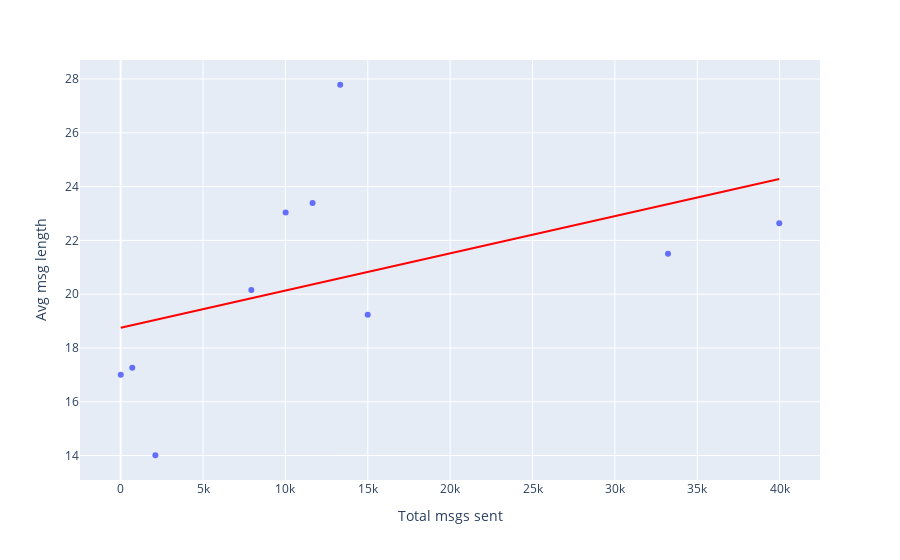

Here is the notebook cell this chart was saved with:
### Markdown cell above
## Does average message length correlate with the number of messages sent?

### Code cell
fig = px.scatter(msg_stats, y = 'Avg msg length', x = 'Total msgs sent', trendline = 'ols', trendline_color_override = 'red')
fig.show()
cor = msg_stats.corr().iloc[0,1]
cor = msg_stats.corr().loc['Total msgs sent', 'Avg msg length']
print('The correlation is', cor)

### Figure 1 — Plotly figure (JSON) as saved in the notebook; plotly's stock layout.template omitted (floating-point values rounded to 4 significant figures)
{"data": [{"hoverlabel": {"namelength": 0}, "hovertemplate": "Total msgs sent=%{x}<br>Avg msg length=%{y}", "legendgroup": "", "marker": {"color": "#636efa", "symbol": "circle"}, "mode": "markers", "name": "", "showlegend": false, "type": "scatter", "x": [13328, 14998, 33226, 11651, 39977, 7933, 10016, 2110, 7, 705], "xaxis": "x", "y": [27.79, 19.23, 21.5, 23.39, 22.64, 20.16, 23.04, 14.01, 17, 17.26], "yaxis": "y"}, {"hoverlabel": {"namelength": 0}, "hovertemplate": "<b>OLS trendline</b><br>Avg msg length = 0.000138455 * Total msgs sent + 18.747<br>R<sup>2</sup>=0.221242<br><br>Total msgs sent=%{x}<br>Avg msg length=%{y} <b>(trend)</b>", "legendgroup": "", "line": {"color": "red"}, "marker": {"color": "#636efa", "symbol": "circle"}, "mode": "lines", "name": "", "showlegend": false, "type": "scatter", "x": [7, 705, 2110, 7933, 10016, 11651, 13328, 14998, 33226, 39977], "xaxis": "x", "y": [18.75, 18.84, 19.04, 19.85, 20.13, 20.36, 20.59, 20.82, 23.35, 24.28], "yaxis": "y"}], "layout": {"legend": {"tracegroupgap": 0}, "margin": {"t": 60}, "xaxis": {"anchor": "y", "domain": [0, 1], "title": {"text": "Total msgs sent"}}, "yaxis": {"anchor": "x", "domain": [0, 1], "title": {"text": "Avg msg length"}}}}
